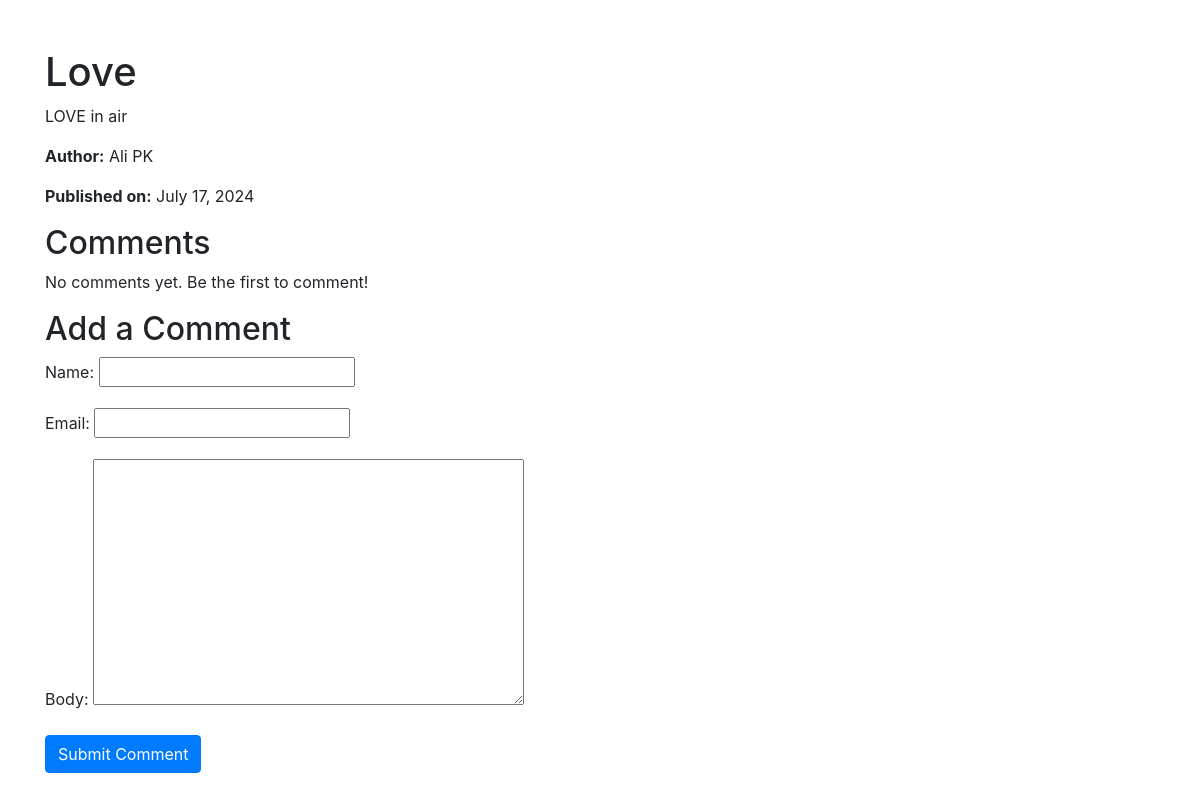
The app's page /post/1/ with its own data.
### accounts/models.py (models this page shows, shortened)
class Post(models.Model):
    title = models.CharField(max_length=200)
    content = models.TextField()
    author = models.ForeignKey(CustomUser, on_delete=models.CASCADE)
    category = models.ForeignKey(Category, on_delete=models.SET_NULL, null=True, blank=True)
    created_at = models.DateTimeField(auto_now_add=True)
    updated_at = models.DateTimeField(auto_now=True)

class CustomUser(AbstractBaseUser, PermissionsMixin):
    email = models.EmailField(unique=True)
    first_name = models.CharField(max_length=30)
    last_name = models.CharField(max_length=30)
    is_active = models.BooleanField(default=True)
    is_staff = models.BooleanField(default=False)
    date_of_birth = models.DateField(default=timezone.now)
    date_joined = models.DateTimeField(default=timezone.now)
    objects = CustomUserManager()
    USERNAME_FIELD = 'email'
    REQUIRED_FIELDS = ['first_name', 'last_name', 'date_of_birth']

### accounts/views.py (the view)
# urls.py: path('post/<int:pk>/', post_detail, name='post_detail'),
def post_detail(request, pk):
    post = get_object_or_404(Post, pk=pk)
    comments = post.comments.filter(active=True)
    new_comment = None
    if request.method == 'POST':
        comment_form = CommentForm(data=request.POST)
        if comment_form.is_valid():
            new_comment = comment_form.save(commit=False)
            new_comment.post = post
            new_comment.save()
    else:
        comment_form = CommentForm()
    return render(request, 'accounts/post_detail.html', {
        'post': post,
        'comments': comments,
        'new_comment': new_comment,
        'comment_form': comment_form
    })

### accounts/forms.py
class CommentForm(forms.ModelForm):
    class Meta:
        model = Comment
        fields = ['name', 'email', 'body']

### accounts/templates/accounts/post_detail.html (shortened to what this page needs)
<!DOCTYPE html>
<html>
<head>
    <link rel="stylesheet" href="https://stackpath.bootstrapcdn.com/bootstrap/4.1.3/css/bootstrap.min.css">
</head>
<body>
    <div class="container">
        <h1 class="mt-5">{{ post.title }}</h1>
        <p>{{ post.content }}</p>
        <p><strong>Author:</strong> {{ post.author.first_name }} {{ post.author.last_name }}</p>
        <p><strong>Published on:</strong> {{ post.created_at|date:"F j, Y" }}</p>
        <h2>Comments</h2>
        {% for comment in comments %}
            <div class="card mb-3">
                <div class="card-body">
                    <h5 class="card-title">{{ comment.name }}</h5>
                    <p class="card-text">{{ comment.body }}</p>
                    <p class="card-text"><small class="text-muted">Posted on {{ comment.created_on|date:"F j, Y" }}</small></p>
                </div>
            </div>
        {% empty %}
            <p>No comments yet. Be the first to comment!</p>
        {% endfor %}
        <h2>Add a Comment</h2>
        <form method="post">
            {{ comment_form.as_p }}
            <button type="submit" class="btn btn-primary">Submit Comment</button>
        </form>
    </div>
</body>
</html>

### records on screen
Post: title "Love", content "LOVE in air", author.first_name "Ali", author.last_name "PK", created_at "July 17, 2024"
